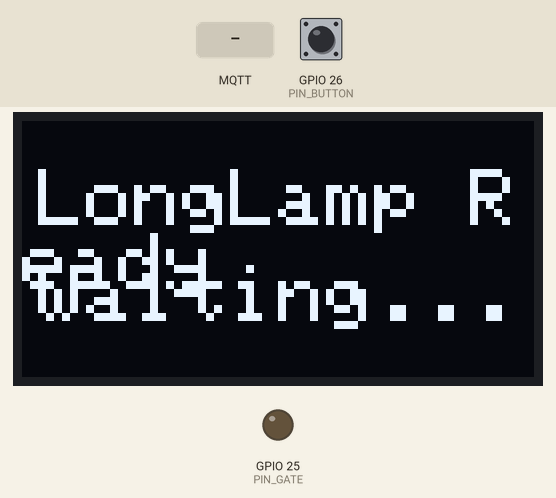
The sketch below on a simulated ESP32. Parts: 128×64 one-colour display, output pins drawn as LEDs (lit = HIGH). Inputs (shaded band) come from the test bench; at power-on: GPIO 26 (PIN_BUTTON) HIGH. WiFi joins after 1.5 s; servers stay silent unless stated; the local clock reads 2024-03-15 10:24:30 at power-on unless the sketch sets it; random numbers use the default seed unless the sketch sets one; no MQTT or app messages arrive unless stated; what the sketch prints to the serial monitor is not drawn.

Above: at 4.2 s.
4.3 s: MQTT message "1" arrives on the first subscribed topic
At 4.9 s:
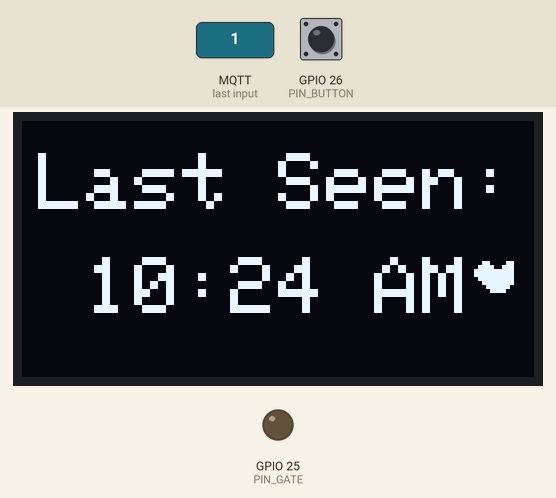
5.8 s: GPIO 26 (PIN_BUTTON) pulled LOW for 0.15 s
At 7.0 s:
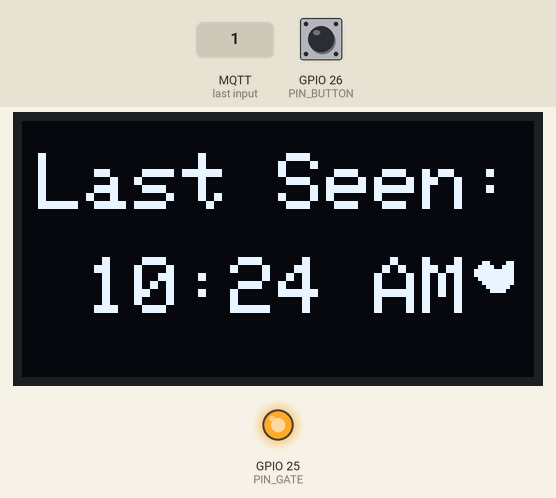
7.4 s: GPIO 26 (PIN_BUTTON) pulled LOW for 1 s
At 9.5 s:
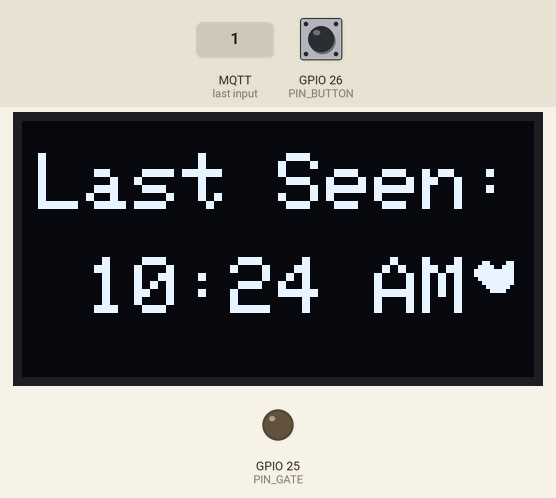
9.9 s: GPIO 26 (PIN_BUTTON) pulled LOW for 3.2 s
At 14.3 s:
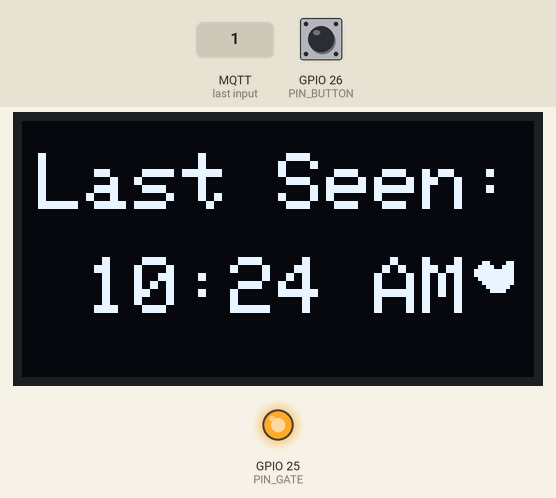
14.6 s: MQTT message "on" arrives on the first subscribed topic
At 15.2 s:
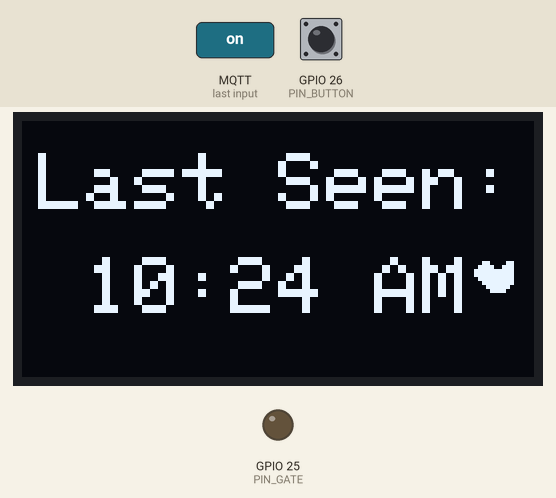
Timing chart, 0 to 17.6 s (numbered marks = the images above; inputs shaded):
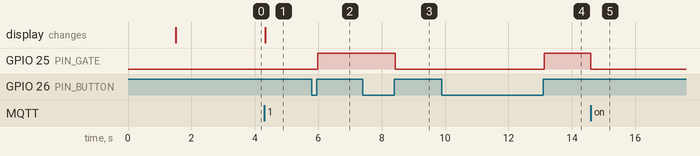

The sketch:

LD_lights.ino
```cpp
/* Dependencies (install via Arduino Library Manager)
 * - PubSubClient (by Nick O'Leary)
 * - Adafruit GFX Library (by Adafruit)
 * - Adafruit SSD1306 (by Adafruit)
 * Built-in on ESP32 core: WiFi.h, Wire.h, time.h
 *
 * Credentials (placeholders for public repos):
 *   const char* WIFI_SSID    = "YOUR_WIFI";
 *   const char* WIFI_PASS    = "YOUR_WIFI_PASSWORD";
 *   const char* AIO_USERNAME = "YOUR_AIO_USERNAME";
 *   const char* AIO_KEY      = "YOUR_AIO_KEY";  // generate in Adafruit IO
 *   const char* DEVICE_ID    = "A";             // set "A" on one lamp, "B" on the other
 *
 * Before uploading to your board: replace those strings with your real values locally.
 * Do NOT push real values to a public repo.
 */

#include <WiFi.h>
#include <PubSubClient.h>
#include <Wire.h>
#include <Adafruit_GFX.h>
#include <Adafruit_SSD1306.h>
#include <time.h>

const char* WIFI_SSID  = "YOUR_WIFI";
const char* WIFI_PASS  = "YOUR_WIFI_PASSWORD";
const char* AIO_USERNAME = "YOUR_AIO_USERNAME";
const char* AIO_KEY      = "YOUR_AIO_KEY";
const char* DEVICE_ID    = "A";  //  "B" for the other esp-32

const char* MQTT_HOST = "io.adafruit.com";
const uint16_t MQTT_PORT = 1883;
// You can keep the plain feed or switch to /json. Either works.
String FEED_PATH = String(AIO_USERNAME) + "/feeds/longlamp.shared";

const int PIN_GATE   = 25;
const int PIN_BUTTON = 26;

// OLED
#define SCREEN_WIDTH 128
#define SCREEN_HEIGHT 64
#define OLED_RESET   -1
#define OLED_I2C_ADDR 0x3C
#define SDA_PIN 32
#define SCL_PIN 33
Adafruit_SSD1306 display(SCREEN_WIDTH, SCREEN_HEIGHT, &Wire, OLED_RESET);

// Timezone
const char* TZ_PST = "PST8PDT,M3.2.0/2,M11.1.0/2";
const char* NTP1 = "pool.ntp.org";
const char* NTP2 = "time.nist.gov";

WiFiClient wifiClient;
PubSubClient mqtt(wifiClient);

// ===== Reconnect backoff (NEW) =====
unsigned long nextMqttTryMs = 0;
unsigned long backoffMs = 1000;                 // start at 1s
const unsigned long BACKOFF_MAX_MS = 30000;     // cap at 30s

// State
bool myOn = false;
uint8_t myBrightness = 255;

// Button debounce + edge
bool btnReading = HIGH, btnLastReading = HIGH, btnStable = HIGH;
unsigned long lastDebounceMs = 0;
const unsigned long DEBOUNCE_MS = 30;
unsigned long lastToggleMs  = 0;
const unsigned long MIN_TOGGLE_GAP = 250;

// Publish rate limit with queue
unsigned long lastPublishMs = 0;
// soften bursts a bit (was 600)
const unsigned long MIN_PUB_GAP_MS = 1200;
bool publishPending = false;
bool pendingOn = false;

// Timers
unsigned long lastWiFiChk = 0;

// Heart bitmap
const uint8_t HEART_BMP[] PROGMEM = {
  0b00000000,0b00000000,
  0b00011000,0b01100000,
  0b00111100,0b11110000,
  0b01111111,0b11111000,
  0b01111111,0b11111000,
  0b00111111,0b11110000,
  0b00011111,0b11100000,
  0b00001111,0b11000000,
  0b00000111,0b10000000
};

void driveLamp(bool on){ digitalWrite(PIN_GATE, on?HIGH:LOW); }

String mkState(bool on){
  return String("{\"on\":")+(on?"true":"false")+
         ",\"brightness\":"+String(myBrightness)+
         ",\"from\":\""+DEVICE_ID+"\"}";
}

void doPublish(bool on){
  String p = mkState(on);
  bool ok = mqtt.publish(FEED_PATH.c_str(), p.c_str(), true); // retained
  if (ok) {
    lastPublishMs = millis();
    publishPending = false;
  }
  Serial.print("PUB "); Serial.println(ok ? p : String("FAIL ")+p);
}

void requestPublish(bool on){
  unsigned long now = millis();
  if (now - lastPublishMs >= MIN_PUB_GAP_MS) {
    if (mqtt.connected()) doPublish(on);
    else { publishPending = true; pendingOn = on; }
    return;
  }
  publishPending = true;
  pendingOn = on;
}

String fmtNow(){
  struct tm tinfo;
  if(!getLocalTime(&tinfo)) return String("--:--");
  int hour=tinfo.tm_hour%12; if(hour==0) hour=12;
  char buf[16];
  snprintf(buf,sizeof(buf),"%d:%02d %s",hour,tinfo.tm_min,tinfo.tm_hour<12?"AM":"PM");
  return String(buf);
}

void drawCentered(const String& txt,int y,int size){
  display.setTextSize(size);
  display.setTextColor(SSD1306_WHITE);
  int16_t x1,y1; uint16_t w,h;
  display.getTextBounds(txt,0,0,&x1,&y1,&w,&h);
  int x=max(0,(SCREEN_WIDTH-(int)w)/2);
  display.setCursor(x,y);
  display.print(txt);
}

void showLastSeen(){
  display.clearDisplay();
  drawCentered("Last Seen:", SCREEN_HEIGHT==32?0:8, SCREEN_HEIGHT==32?1:2);
  String t=fmtNow();
  drawCentered(t, SCREEN_HEIGHT==32?16:34, SCREEN_HEIGHT==32?1:2);
  int hx=SCREEN_WIDTH-16, hy=SCREEN_HEIGHT==32?16:34;
  display.drawBitmap(hx,hy,HEART_BMP,11,9,SSD1306_WHITE);
  display.display();
}

// MQTT
void onMsg(const String& msg){
  Serial.print("RX  "); Serial.println(msg);
  if(msg.indexOf(String("\"from\":\"")+DEVICE_ID+"\"")!=-1){ Serial.println("self→ignore"); return; }
  bool on=(msg.indexOf("\"on\":true")!=-1);
  myOn=on; driveLamp(myOn);
  showLastSeen();
}

void mqttCallback(char* topic, byte* payload, unsigned int len){
  String m; m.reserve(len);
  for(unsigned i=0;i<len;i++) m+=(char)payload[i];

  String t(topic);
  if (t.endsWith("/throttle")) {  // see account-level rate/cooldown notices
    Serial.print("THROTTLE "); Serial.println(m);
    return;
  }
  onMsg(m);
}

// ======= Wi-Fi helpers =======
bool ensureWiFi(){
  if(WiFi.status()==WL_CONNECTED) return true;
  Serial.print("WiFi→ "); Serial.println(WIFI_SSID);
  WiFi.mode(WIFI_STA); WiFi.setSleep(false);
  WiFi.begin(WIFI_SSID,WIFI_PASS);
  unsigned long t=millis();
  while(WiFi.status()!=WL_CONNECTED && millis()-t<15000){ delay(250); Serial.print("."); }
  Serial.println(WiFi.status()==WL_CONNECTED?" OK":" FAIL");
  if(WiFi.status()==WL_CONNECTED) configTzTime(TZ_PST,NTP1,NTP2);
  return WiFi.status()==WL_CONNECTED;
}

// ======= MQTT with exponential backoff (NEW) =======
bool ensureMqtt(){
  if(mqtt.connected()) return true;
  if(millis() < nextMqttTryMs) return false; // wait until allowed to try again

  mqtt.setServer(MQTT_HOST, MQTT_PORT);
  mqtt.setCallback(mqttCallback);
  mqtt.setKeepAlive(60);
  mqtt.setSocketTimeout(10);
  mqtt.setBufferSize(256);

  // Unique client ID: device letter + last 3 bytes of MAC
  uint64_t mac = ESP.getEfuseMac();
  char macfrag[7];
  snprintf(macfrag, sizeof(macfrag), "%02X%02X%02X", (uint8_t)(mac>>16), (uint8_t)(mac>>8), (uint8_t)mac);
  String cid = String("esp32-longlamp-") + DEVICE_ID + "-" + macfrag;

  Serial.print("MQTT connect "); Serial.print(cid); Serial.print(" ... ");

  bool ok = mqtt.connect(cid.c_str(), AIO_USERNAME, AIO_KEY);
  if (ok) {
    Serial.println("OK");
    backoffMs = 1000; // reset backoff on success
    mqtt.subscribe(FEED_PATH.c_str());
    mqtt.subscribe((String(AIO_USERNAME) + "/throttle").c_str());
    requestPublish(myOn);   // single retained state after reconnect
    return true;
  } else {
    int rc = mqtt.state();
    Serial.print("FAIL rc="); Serial.println(rc);
    backoffMs = min(backoffMs * 2, BACKOFF_MAX_MS);                  // exponential
    nextMqttTryMs = millis() + backoffMs + (uint32_t)random(0, 500); // jitter
    return false;
  }
}

// Setup/loop
void setup(){
  Serial.begin(115200);

  // Stagger boot so A & B don't sync-storm
  randomSeed(esp_random());
  delay(random(0, 2000));

  pinMode(PIN_GATE,OUTPUT); digitalWrite(PIN_GATE,LOW);
  pinMode(PIN_BUTTON,INPUT_PULLUP);

  Wire.begin(SDA_PIN,SCL_PIN);
  Wire.setClock(100000);
  delay(200);
  if(!display.begin(SSD1306_SWITCHCAPVCC,OLED_I2C_ADDR)){
    Serial.println("SSD1306 init failed"); while(true){ delay(1000); }
  }
  display.clearDisplay();
  drawCentered("LongLamp Ready",12,2);
  drawCentered("Waiting...",36,2);
  display.display();

  ensureWiFi();
}

void loop(){
  if(millis()-lastWiFiChk>3000){ lastWiFiChk=millis(); if(WiFi.status()!=WL_CONNECTED) ensureWiFi(); }
  if(WiFi.status()==WL_CONNECTED) ensureMqtt();
  if(mqtt.connected()) mqtt.loop();

  if(publishPending && (millis()-lastPublishMs >= MIN_PUB_GAP_MS) && mqtt.connected()){
    doPublish(pendingOn);
  }

  // Debounced, edge-triggered button (act on RELEASE)
  bool reading = digitalRead(PIN_BUTTON);
  if (reading != btnLastReading) lastDebounceMs = millis();
  btnLastReading = reading;

  if (millis() - lastDebounceMs > DEBOUNCE_MS) {
    if (btnStable != reading) {
      btnStable = reading;
      if (btnStable == HIGH) {
        if (millis() - lastToggleMs > MIN_TOGGLE_GAP) {
          lastToggleMs = millis();
          myOn = !myOn;
          driveLamp(myOn);
          if (mqtt.connected()) requestPublish(myOn);
          else { publishPending = true; pendingOn = myOn; }
        }
      }
    }
  }
}
```

Measured:
- after the input at 4.3 s, the display: changes at once (image 1)
- after the input at 5.8 s, GPIO 25 (PIN_GATE): LOW → HIGH after 0.18 s
- after the input at 7.4 s, GPIO 25 (PIN_GATE): HIGH → LOW after 1.0 s
- after the input at 9.9 s, GPIO 25 (PIN_GATE): LOW → HIGH after 3.2 s
- after the input at 14.6 s, GPIO 25 (PIN_GATE): HIGH → LOW at once
